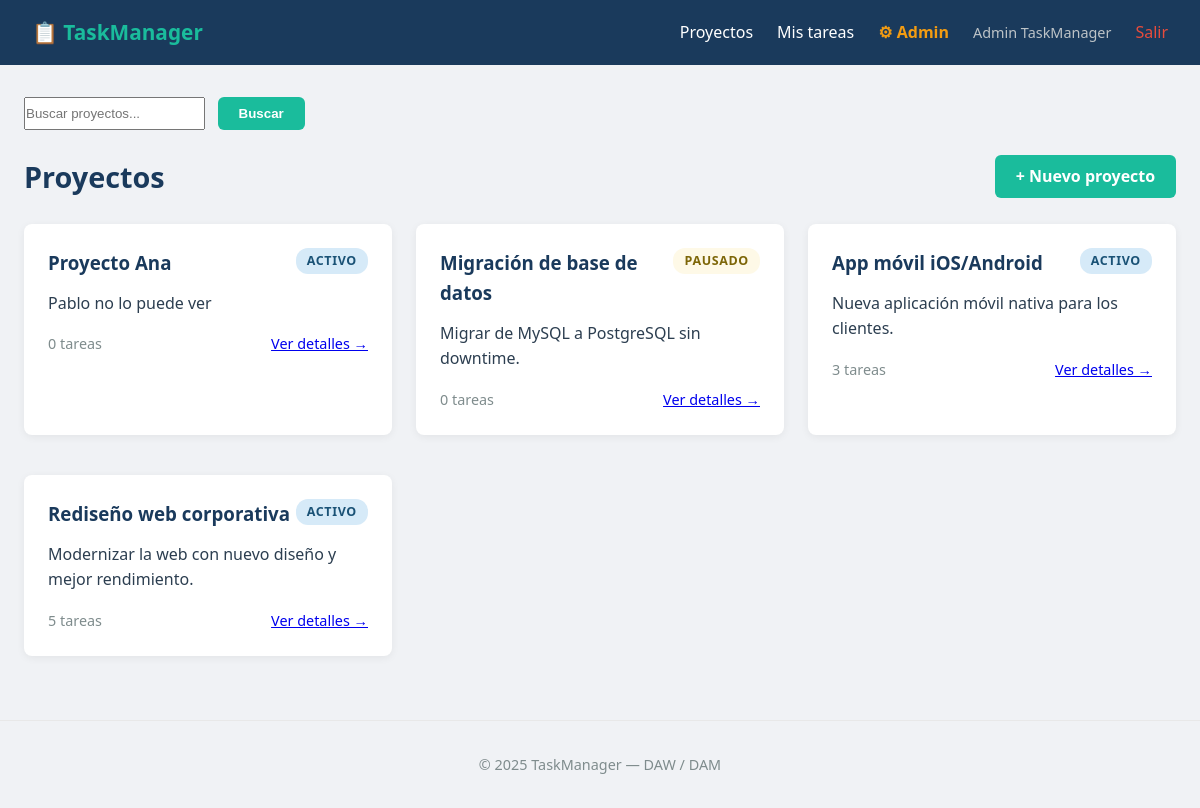
Page /proyectos/ (signed in) on the committed database.
### app/models.py (models this page shows, shortened)
class Usuario(UserMixin, db.Model): # UserMixin PRIMERO, db.Model SEGUNDO
    __tablename__ = 'usuarios'
    id = db.Column(db.Integer, primary_key=True)
    nombre = db.Column(db.String(100), nullable=False)
    email = db.Column(db.String(150), unique=True, nullable=False)
    password = db.Column(db.String(256), nullable=False)
    rol = db.Column(db.String(20), default='usuario') # 'usuario' o
    'admin'
    activo = db.Column(db.Boolean, default=True)
    creado_en = db.Column(db.DateTime, default=datetime.utcnow)
    proyectos = db.relationship('Proyecto', backref='propietario',
                                lazy='dynamic',
                                foreign_keys='Proyecto.propietario_id')
    @property
    def es_admin(self):
        return self.rol == 'admin'
    @property
    def is_active(self):
        return self.activo

class Proyecto(db.Model):
    __tablename__ = 'proyectos'
    id = db.Column(db.Integer, primary_key=True)
    titulo = db.Column(db.String(100), nullable=False)
    descripcion = db.Column(db.Text)
    estado = db.Column(db.String(20), default='activo')
    fecha_limite = db.Column(db.Date)
    creado_en = db.Column(db.DateTime, default=datetime.utcnow)
    propietario_id = db.Column(db.Integer, db.ForeignKey('usuarios.id'))
    tareas = db.relationship('Tarea', backref='proyecto', lazy='dynamic',
    cascade='all, delete-orphan',
    order_by='Tarea.creado_en')

### app/routes/projects.py (the view)
@projects.route('/')
@login_required
def lista():
    q = request.args.get('q', '').strip()
    pagina = request.args.get('pagina', 1, type=int)
    if current_user.es_admin:
        query = Proyecto.query.order_by(Proyecto.creado_en.desc())
    else:
        query = Proyecto.query.filter_by(propietario_id=current_user.id)\
                              .order_by(Proyecto.creado_en.desc())
    if q:
        query = query.filter(
            db.or_(Proyecto.titulo.ilike(f'%{q}%'),
                   Proyecto.descripcion.ilike(f'%{q}%'))
        )
    paginacion = query.paginate(page=pagina, per_page=10, error_out=False)
    return render_template('projects/lista.html',
                            proyectos=paginacion.items,
                            paginacion=paginacion,
                            q=q,
                            form_busqueda=BusquedaForm())

### app/forms.py
class BusquedaForm(FlaskForm):
    q = StringField(
        'Buscar',
        validators=[DataRequired(), Length(min=2,
        message='Escribe al menos 2 caracteres para buscar.')]
        )
    submit = SubmitField('Buscar')

### app/models.py (called while the page is built)
@login_manager.user_loader
def cargar_usuario(user_id):
    return Usuario.query.get(int(user_id))

### app/templates/projects/lista.html (shortened to what this page needs)
{% extends 'base.html' %}
{% block content %}
<form method='GET' action="{{ url_for('projects.lista') }}" class='busqueda'>
    <div style='display:flex; gap:.8rem; margin-bottom:1.5rem'>
        {{ form_busqueda.q(class='input',
                            placeholder='Buscar proyectos...',
                            value=q) }}
        {{ form_busqueda.submit(class='btn') }}
    </div>
</form>
<div class='page-header'>
    <h1>Proyectos</h1>
    <a href="{{ url_for('projects.nuevo') }}" class='btn'>+ Nuevo proyecto</a>
</div>
{% if proyectos %}
<div class='proyectos-grid'>
{% for p in proyectos %}
    <div class='tarjeta proyecto estado-{{ p.estado }}'>
        <div class='tarjeta-header'>
            <h3>
                <a href="{{ url_for('projects.detalle', pid=p.id) }}">
                    {{ p.titulo }}
                </a>
            </h3>
            <span class='badge badge-{{ p.estado }}'>{{ p.estado |
            capitalize }}</span>
        </div>
        <p class='descripcion'>{{ p.descripcion | truncate(100) }}</p>
        <div class='tarjeta-footer'>
            <span>{{ p.tareas.count() }} tareas</span>
            <a href="{{ url_for('projects.detalle', pid=p.id) }}">Ver
    detalles →</a>
        </div>
    </div>
{% endfor %}
</div>
{% else %}
<div class='estado-vacio'>
    <p>No tienes proyectos todavía.</p>
    <a href="{{ url_for('projects.nuevo') }}" class='btn'>Crea tu primer
proyecto</a>
</div>
{% endif %}
{% endblock %}

### app/templates/base.html (shortened to what this page needs)
<!DOCTYPE html>
<html lang='es'>
<head>
    <link rel='stylesheet' href="{{ url_for('static', filename='css/style.css')
    }}">
</head>
<body>
    <nav class='navbar'>
        <a href="{{ url_for('main.index') }}" class='logo'>📋 TaskManager</a>
        <div class='nav-links'>
            {% if current_user.is_authenticated %}
                <a href="{{ url_for('projects.lista') }}">Proyectos</a>
                <a href="{{ url_for('tasks.mis_tareas') }}">Mis tareas</a>
                {% if current_user.es_admin %}
                    <a href="{{ url_for('main.admin') }}" class='nav-admin'>⚙
                    Admin</a>
                {% endif %}
                <span class='nav-usuario'>{{ current_user.nombre }}</span>
                <a href="{{ url_for('auth.logout') }}" class='nav-logout'>Salir</a>
            {% else %}
                <a href="{{ url_for('auth.login') }}">Iniciar sesión</a>
                <a href="{{ url_for('auth.registro') }}" class='btn btnsm'>Registrarse</a>
            {% endif %}
        </div>
    </nav>
    <main class='contenido'>
    {% block content %}{% endblock %}
    </main>
    <footer><p>&copy; 2025 TaskManager — DAW / DAM</p></footer>
</body>
</html>

### app/static/css/style.css (style rules this page uses)
*, *::before, *::after { margin: 0; padding: 0; box-sizing: border-box; }
:root { --azul-oscuro: #1a3a5c; --azul: #2471a3; --verde: #1abc9c; --rojo: #e74c3c; --naranja: #e67e22; --gris-claro: #f0f2f5; --texto: #2c3e50; --texto-suave: #7f8c8d; }
body { font-family: 'Segoe UI', Arial, sans-serif; background: var(--gris-claro); color: var(--texto); line-height: 1.6; }
.navbar { background: var(--azul-oscuro); display: flex; justify-content: space-between; align-items: center; padding: 1rem 2rem; position: sticky; top: 0; z-index: 100; }
.navbar .logo { color: var(--verde); font-weight: 700; font-size: 1.3rem; text-decoration: none; }
.nav-links { display: flex; align-items: center; gap: 1.5rem; }
.nav-links a { color: #fff; text-decoration: none; transition: color .2s; }
.contenido { max-width: 1200px; margin: 2rem auto; padding: 0 1.5rem; }
.page-header { display: flex; justify-content: space-between; align-items: center; margin-bottom: 1.5rem; }
.page-header h1 { font-size: 1.8rem; color: var(--azul-oscuro); }
.tarjeta { background: #fff; border-radius: 8px; padding: 1.5rem; margin-bottom: 1rem; box-shadow: 0 2px 8px rgba(0,0,0,.06); transition: box-shadow .2s; }
.tarjeta-header { display: flex; justify-content: space-between; align-items: flex-start; margin-bottom: .8rem; }
.tarjeta-header h3 a { color: var(--azul-oscuro); text-decoration: none; }
.tarjeta-footer { display: flex; justify-content: space-between; margin-top: 1rem; color: var(--texto-suave); font-size:.9rem; }
.proyectos-grid { display: grid; grid-template-columns: repeat(auto-fill, minmax(320px, 1fr)); gap: 1.5rem; }
.badge { padding: .2rem .7rem; border-radius: 12px; font-size: .78rem; font-weight: 600; text-transform: uppercase; letter-spacing: .05em; }
.badge-activo, .badge-en_progreso { background: #d6eaf8; color: #1a5276; }
.badge-pausado { background: #fef9e7; color: #7d6608; }
.btn { display: inline-block; background: var(--verde); color: #fff; padding: .55rem 1.3rem; border-radius: 6px; text-decoration: none; font-weight: 600; border: none; cursor: pointer; transition: background.2s; }
footer { text-align: center; padding: 2rem; color: var(--texto-suave); margin-top: 3rem; border-top: 1px solid #e8e8e8; font-size: .9rem; }
.nav-usuario { color: #bdc3c7; font-size: .9rem; }
.nav-logout { color: #e74c3c !important; }
.nav-admin { color: #f39c12 !important; font-weight: 600; }

### rows in the picture
Usuario: nombre "Admin TaskManager"
Proyecto: titulo "Proyecto Ana", estado "ACTIVO", descripcion "Pablo no lo puede ver", tareas.count "0"
Proyecto: titulo "Migración de base de datos", estado "PAUSADO", descripcion "Migrar de MySQL a PostgreSQL sin downtime.", tareas.count "0"
Proyecto: titulo "App móvil iOS/Android", estado "ACTIVO", descripcion "Nueva aplicación móvil nativa para los clientes.", tareas.count "3"
Proyecto: titulo "Rediseño web corporativa", estado "ACTIVO", descripcion "Modernizar la web con nuevo diseño y mejor rendimiento.", tareas.count "5"
